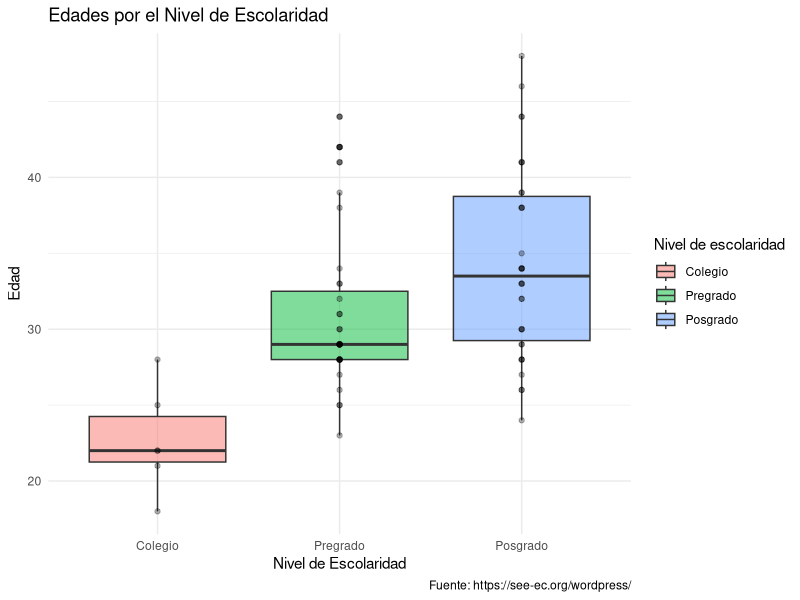

Reproduce this figure in R.
## ---- chunk 1
library(tidyverse)
library(kableExtra)

knitr::opts_chunk$set(echo=FALSE,
               warning=FALSE,
               message = FALSE)
## ---- chunk 2
library(readxl)
baseprograma <- read_excel("data/BasePrograma.xlsx")
## ---- chunk 3
library(tidyverse)
baseprograma$Genero <- transmute(baseprograma,
                                 Genero=case_when(Genero == 1 ~ "Mujer",
                                                  Genero == 2 ~ "LGBTI",
                                                  Genero == 3 ~ "Hombre"))
## ---- chunk 4
baseprograma$`Tiene Mascota` <- transmute(baseprograma,
                                `Tiene Mascota`=case_when(`Tiene Mascota` == 1 ~ "Si",
                                                          `Tiene Mascota` == 0 ~ "No"))
## ---- chunk 5
baseprograma$`Nivel de Escolaridad` <- factor(baseprograma$`Nivel de Escolaridad`,
                                              levels = c("Colegio", "Pregrado", "Posgrado"))
## ---- chunk 6
kbl(
    baseprograma %>% 
        group_by(`Estado Civil`) %>% 
        summarise("Total de Encuestados" = n(),
                  "Edad (mean)" = round(mean(Edad)),
                  "Estatura (min)" = min(Estatura),
                  "Personas en cuarentena (max)" = max(`Personas en cuarentena`)),
    caption = "Tabla 1. Resumen descriptivo por Estado Civil del Encuestado"
    ) %>% 
    kable_minimal()
## ---- chunk 7
baseprograma %>% 
    ggplot(aes(x=`Nivel de Escolaridad`, y=Edad)) +
    geom_boxplot(aes(fill=`Nivel de Escolaridad`),
                 alpha=0.5) +
    geom_point(alpha=0.3) +
    theme_minimal() +
    labs(title = "Edades por el Nivel de Escolaridad",
         caption = "Fuente: https://see-ec.org/wordpress/",
         fill = "Nivel de escolaridad")
